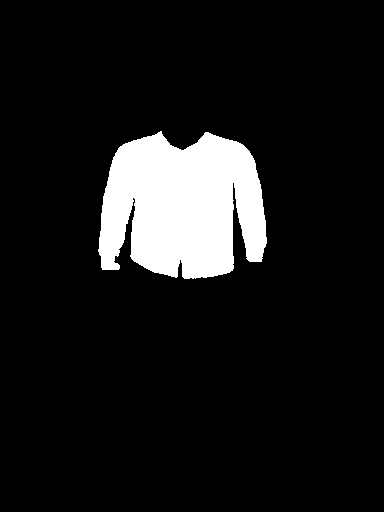
#> input picture data/osim.png, 384 x 512 px, found by its file name
$ python object_utils.py
#> lines starting #> are read from the running program, lines starting #| are printed output that depends on the picture; after the words box and inside, x2 and y2 are one past the last pixel; in counts of white or black regions, pixels touching at a corner belong together
import cv2
import numpy as np
from scipy.spatial.distance import cdist
from scipy.linalg import svd
from scipy.spatial import cKDTree

import matplotlib.pyplot as plt
import numpy as np
import random

def find_nearest_neighbors(source_array, target_array):
    # Flatten the arrays to 2 dimensions for nearest neighbor search
    source_flattened = source_array.reshape(-1, 2)
    target_flattened = target_array.reshape(-1, 2)

    tree = cKDTree(target_flattened)
    distances, indices = tree.query(source_flattened)
    return distances, indices

def compare_arrays(source_array, target_array, threshold):
    black = np.zeros((512, 384, 3), dtype=np.uint8)
    black1 = black.copy()

    distances, indices = find_nearest_neighbors(source_array, target_array)
    matched_indices = np.where(distances <= threshold)[0]
    matched_values = target_array.reshape(-1, 2)[indices[matched_indices]]

    # [9 lines of commented-out code are left out]

    return matched_values, matched_indices

# [106 lines left out: functions tps_trans, triangles, crop, warp, remove_fringe, max_contour, not called in this run]

if __name__ == "__main__":
    target_mask = cv2.imread('data/osim.png', cv2.IMREAD_GRAYSCALE)
#> target_mask: shape (512, 384); 9.8% white; 1 white region, box (x1, y1, x2, y2) and area: (98, 131, 267, 279) 19191
    source = cv2.imread('data/align_shirt.png', cv2.IMREAD_GRAYSCALE)
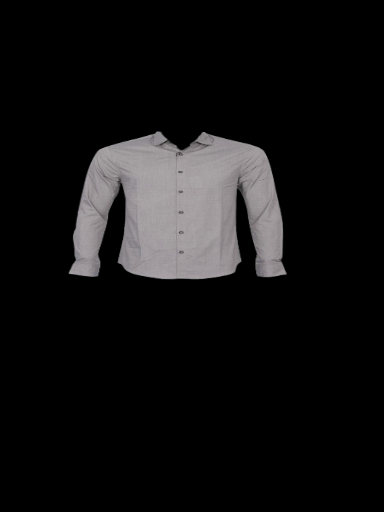
#> input picture data/align_shirt.png, 384 x 512 px, found by its file name
#> source: shape (512, 384); min 0, max 171, mean 18.1
    source_mask = cv2.threshold(source, 0, 255, cv2.THRESH_BINARY)[1]
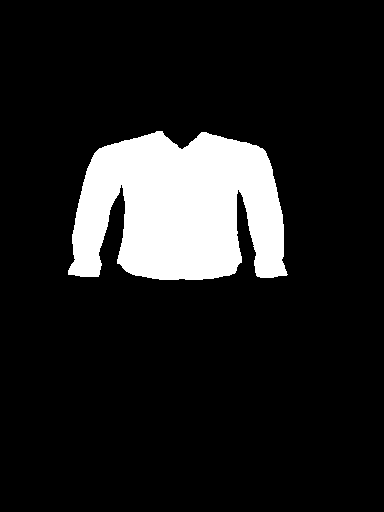
#> source_mask: shape (512, 384); 12.6% white; 1 white region

    # Find contours in the source and target masks
    target_contour, _ = cv2.findContours(target_mask, cv2.RETR_EXTERNAL, cv2.CHAIN_APPROX_SIMPLE)
#> target_contour = 1 contour; box (x1, y1, x2, y2) and area: (98, 131, 267, 279) 18774
    source_contour, _ = cv2.findContours(source_mask, cv2.RETR_EXTERNAL, cv2.CHAIN_APPROX_SIMPLE)
#> source_contour = 1 contour; box (x1, y1, x2, y2) and area: (68, 131, 288, 280) 24372

    target_contour = target_contour[0]
#> target_contour = contour of 351 points, box (x1, y1, x2, y2) (98, 131, 267, 279), area 18774
    source_contour = source_contour[0]
#> source_contour = contour of 405 points, box (x1, y1, x2, y2) (68, 131, 288, 280), area 24372

    # target_contour = resample_contour(target_contour, 20)
    # print(target_contour)
    print(target_contour.shape)
#| (351, 1, 2)
    print(source_contour.shape)
#| (405, 1, 2)

    threshold = 30
    matched_values, matched_indices = compare_arrays(source_contour, target_contour, threshold)
#> in find_nearest_neighbors, `source_flattened = source_array.reshape(-1, 2)`: source_flattened = 405 pairs, first value 68 to 287, second value 131 to 279
#> in find_nearest_neighbors, `target_flattened = target_array.reshape(-1, 2)`: target_flattened = 351 pairs, first value 98 to 266, second value 131 to 278
#> in find_nearest_neighbors, `distances, indices = tree.query(source_flattened)`: distances = 405 values, max 33.73 at index 93, min 0 at index 113, mean 10.28; indices = 405 values, max 350 at index 403, min 2 at index 0, mean 162.8
#> in compare_arrays, `matched_indices = np.where(distances <= threshold)[0]`: matched_indices = 398 values from 0 to 404
#> in compare_arrays, `matched_values = target_array.reshape(-1, 2)[indices[matched_indices]]`: matched_values = 398 pairs, first value 98 to 265, second value 131 to 278
#> matched_indices = 398 values from 0 to 404
    matched_values = np.expand_dims(matched_values, axis=1)
#> matched_values = contour of 398 points, box (x1, y1, x2, y2) (98, 131, 266, 279), area 18070

    # Bounding box for the target and source contours
    target_x, target_y, target_w, target_h = cv2.boundingRect(target_contour)
#> target_x = 98; target_y = 131; target_w = 169; target_h = 148
    source_x, source_y, source_w, source_h = cv2.boundingRect(source_contour)
#> source_x = 68; source_y = 131; source_w = 220; source_h = 149

    target_mask_box = target_mask[target_y:target_y+target_h, target_x:target_x+target_w]
#> target_mask_box: shape (148, 169); 76.7% white; 6 black regions (2 under 20 px), largest, box (x1, y1, x2, y2) and area: (64, 0, 169, 106) 1789, (0, 0, 62, 118) 1411, (0, 67, 86, 148) 1318, (98, 52, 169, 148) 1300
    source_mask_box = source_mask[source_y:source_y+source_h, source_x:source_x+source_w]
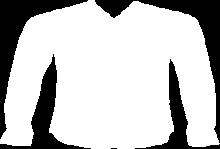
#> source_mask_box: shape (149, 220); 75.8% white; 5 black regions (1 under 20 px), largest, box (x1, y1, x2, y2) and area: (95, 0, 220, 143) 2475, (0, 0, 88, 139) 2443, (0, 54, 91, 149) 1735, (135, 59, 220, 149) 1277

    # Resize contours to have the same number of points
    source_mask_box = cv2.resize(source_mask_box, (target_w, target_h))
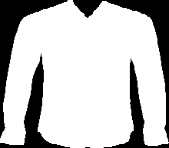
#> source_mask_box: shape (148, 169); min 0, max 255, mean 193.3

    # Difference between two images
    diff = cv2.absdiff(target_mask_box, source_mask_box)
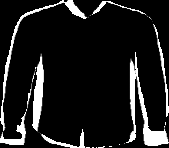
#> diff: shape (148, 169); min 0, max 255, mean 29.2

    # Visualize the contours
    source_contour_vis = cv2.drawContours(np.zeros_like(source_mask), source_contour, -1, (255, 0, 0), 2)
#> source_contour_vis: shape (512, 384); 0.76% white in thin lines or dots, all inside (x1, y1, x2, y2) = (67, 130, 289, 281)
    target_contour_vis = cv2.drawContours(np.zeros_like(target_mask), target_contour, -1, (255, 0, 0), 2)
#> target_contour_vis: shape (512, 384); 0.65% white in thin lines or dots, all inside (x1, y1, x2, y2) = (97, 130, 268, 280)

    # Crop contours area
    source_contour_box = source_contour_vis[source_y:source_y+source_h, source_x:source_x+source_w]
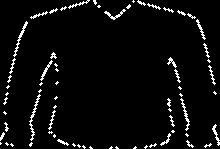
#> source_contour_box: shape (149, 220); 4.5% white in thin lines or dots
    target_contour_box = target_contour_vis[target_y:target_y+target_h, target_x:target_x+target_w]
#> target_contour_box: shape (148, 169); 5.1% white in thin lines or dots

    # Resize contours to have the same number of points
    source_contour_box = cv2.resize(source_contour_box, (target_w, target_h))
#> source_contour_box: shape (148, 169)

    # Difference between two contours
    contour_diff = cv2.absdiff(target_contour_box, source_contour_box)

    # Matched contours
    matched_contour = np.zeros_like(source_mask)
    cv2.drawContours(matched_contour, matched_values, -1, (255, 0, 0), 2)
#> matched_contour: shape (512, 384); 0.36% white in thin lines or dots, all inside (x1, y1, x2, y2) = (97, 130, 267, 280)
    matched_contour = matched_contour[target_y:target_y+target_h, target_x:target_x+target_w]
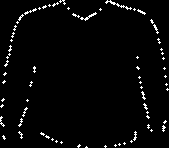
#> matched_contour: shape (148, 169); 2.9% white in thin lines or dots

    fig, axs = plt.subplots(2, 3, figsize=(15, 15))
    axs[0, 0].imshow(source_mask_box, cmap='gray')
    axs[0, 0].set_title('Source')
    axs[0, 1].imshow(target_mask_box, cmap='gray')
    axs[0, 1].set_title('Target')
    axs[0, 2].imshow(diff, cmap='gray')
    axs[0, 2].set_title('Difference')

    axs[1, 0].imshow(source_contour_box, cmap='gray')
    axs[1, 0].set_title('Source Contour')
    axs[1, 1].imshow(target_contour_box, cmap='gray')
    axs[1, 1].set_title('Target Contour')
    # axs[1, 2].imshow(contour_diff, cmap='gray')
    # axs[1, 2].set_title('Contour Difference')
    axs[1, 2].imshow(matched_contour, cmap='gray')
    axs[1, 2].set_title('Matched')
    plt.show()
